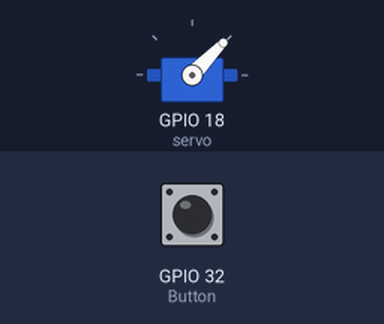
Simulated run of this sketch. Board: ESP32. Parts: servo. Inputs (shaded band) come from the test bench; at power-on: GPIO 32 (Button) HIGH. Servo pulses on a pin are drawn as a servo (544–2400 µs = 0–180°); what the sketch prints to the serial monitor is not drawn.

Above: at 1.2 s.
1.3 s: GPIO 32 (Button) pulled LOW for 0.15 s
At 2.1 s:
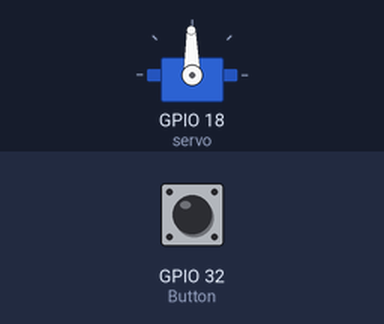
2.9 s: GPIO 32 (Button) pulled LOW for 1 s
At 3.3 s:
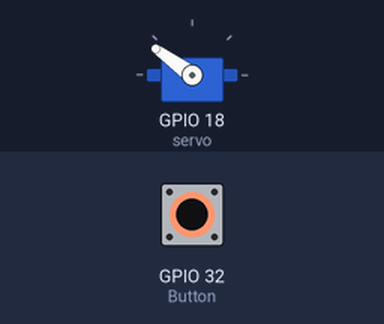
5.4 s: GPIO 32 (Button) pulled LOW for 3.2 s
At 6.6 s:
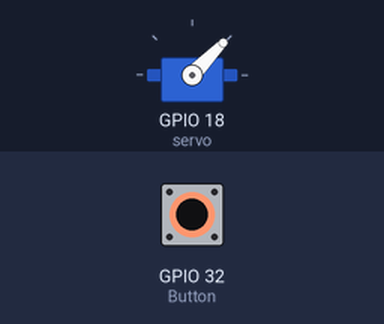
Timing chart, 0 to 8.4 s (numbered marks = the images above; inputs shaded):
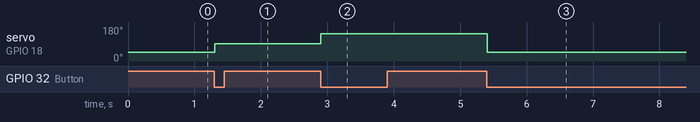

Measured:
- after the input at 1.3 s, servo on GPIO 18 (servo): 46° → 91° at once
- after the input at 2.9 s, servo on GPIO 18 (servo): 91° → 144° at once
- after the input at 5.4 s, servo on GPIO 18 (servo): 144° → 46° at once

The sketch:

servopwm.ino
```cpp
const int servo = 18;
const int Button = 32;

const int freq = 50;
const int resolution = 8;

int buttoncount = 1;
bool buttonstate = false;
bool buttonlaststate = false;

void setup() {

  Serial.begin(9600);

  pinMode(Button, INPUT);
  pinMode(servo, OUTPUT);
  ledcAttach(servo, freq, resolution);

}

void loop() {
  int buttonstate = digitalRead(Button);  // อ่านค่าปุ่ม
  Serial.println(buttoncount);  // แสดงค่าของปุ่มใน Serial Monitor

  if (buttonstate == LOW && buttonstate != buttonlaststate) {
    buttoncount++;
  }

  if(buttoncount == 1){
    ledcWrite(servo,  13);
  }

  if(buttoncount == 2){
    ledcWrite(servo,19);
  }

  if(buttoncount == 3){
    ledcWrite(servo, 26);
  }

  if(buttoncount == 4){
    buttoncount = 1;
  }

  buttonlaststate = buttonstate;

}
```
